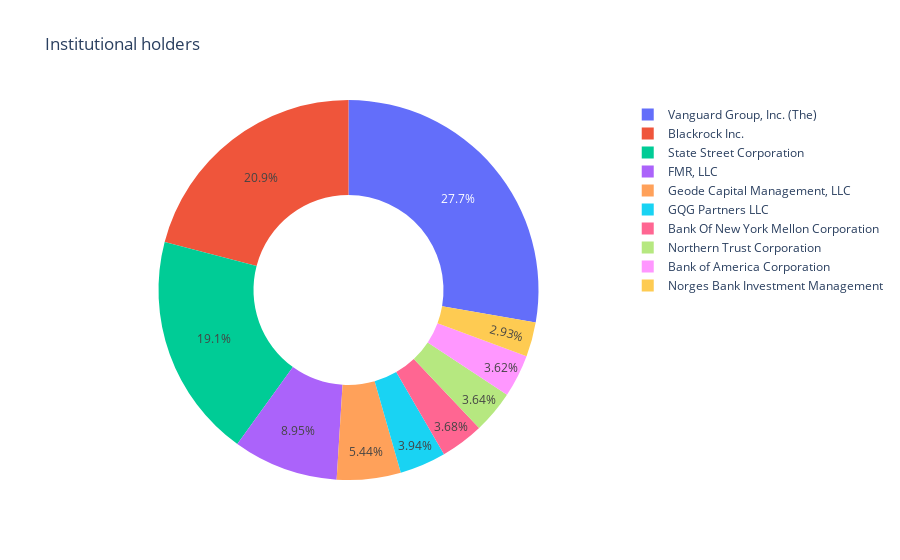

Notebook code cell kept with this figure:
### Code cell
trace1 = go.Pie(
    values=institutional_holders['Value'],
    labels=institutional_holders['Holder'], 
    hole=0.5 )

data = [trace1]
layout = dict(
    title='Institutional holders',
    uniformtext_minsize=12,
    uniformtext_mode='hide'
    )
fig = go.Figure(data=data)
fig.update_traces(textposition='inside')
fig.update_layout(layout)
  
fig.show()

### Figure 1 — Plotly figure (JSON) as saved in the notebook; plotly's stock layout.template omitted (floating-point values rounded to 4 significant figures)
{"data": [{"hole": 0.5, "labels": ["Vanguard Group, Inc. (The)", "Blackrock Inc.", "State Street Corporation", "FMR, LLC", "Geode Capital Management, LLC", "Norges Bank Investment Management", "GQG Partners LLC", "Bank Of New York Mellon Corporation", "Northern Trust Corporation", "Bank of America Corporation"], "textposition": "inside", "type": "pie", "values": [30098496362, 22718803020, 20742824221, 9714491416, 5897745953, 3184424035, 4278220556, 3994150351, 3949829006, 3932551095]}], "layout": {"title": {"text": "Institutional holders"}, "uniformtext": {"minsize": 12, "mode": "hide"}}}
